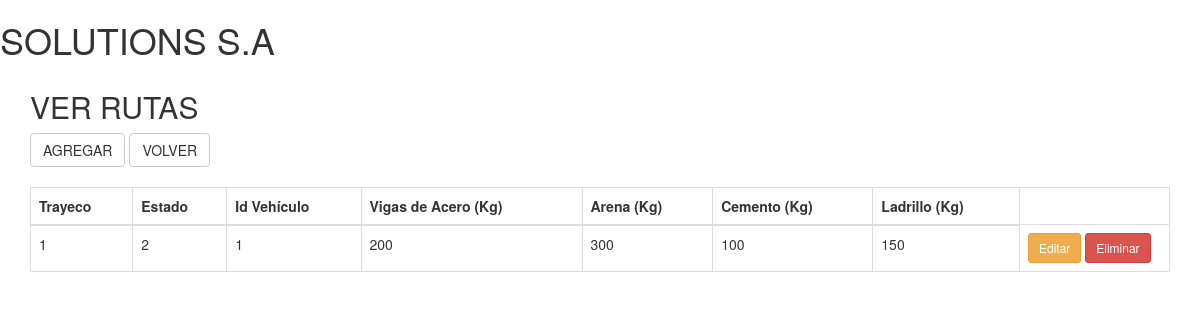
Page /rutas.php on the committed database.
### tables this page shows
CREATE TABLE `rutas` (
  `idRuta` int(5) NOT NULL,
  `idTrayecto` int(5) DEFAULT NULL,
  `idEstado` int(5) DEFAULT NULL,
  `idVehiculo` int(5) DEFAULT NULL,
  `VigasAcero` int(100) DEFAULT NULL,
  `Arena` int(100) DEFAULT NULL,
  `Cemento` int(100) DEFAULT NULL,
  `Ladrillo` int(100) DEFAULT NULL
);

### controlador/rutas-controlador.php (called while the page is built)
<?php
require_once("modelo/rutas-modelo.php");
$rutas=new RutasModelo();
$matrizRuta = $rutas->getRutas();
require_once("vista/rutas-view.php");
?>

### modelo/paginacion.php (called while the page is built, shortened)
<?php
	require_once("conexion.php");
	$base = Conectar::conexion();
	$numeroPaginas = 3;
	if (isset($_GET["pagina"])) {
		if ($_GET["pagina == 1"]) {
			header("location:index.php");
		}else{
			$pagina = $_GET["pagina"];
		}
	}else{
		$pagina = 1;
	}
	$sqlTotal = "select * from personas";
	$resultado = $base->prepare($sqlTotal);
	$resultado -> execute(array());
	$numFilas = $resultado->rowCount();
?>

### modelo/rutas-modelo.php (called while the page is built)
<?php
	class RutasModelo{
		private $db;
		private $rutas;
		function __construct(){
			require_once("modelo/conexion.php");
			$this->db=Conectar::conexion();
			$this->rutas=array();
		}
		public function getRutas(){
			require("paginacion.php");
			$consulta = $this->db->query("SELECT * FROM rutas;");
			while($filas=$consulta->fetch(PDO::FETCH_ASSOC)){
				$this->rutas[]=$filas;
			}
			return $this->rutas;
		}
	}
?>

### modelo/conexion.php (called while the page is built)
<?php
class Conectar{
	public static function conexion(){
		try{
			$conexion = new PDO("mysql:host=localhost; dbname=solutionsa","root","adminadmin");
			$conexion -> exec("SET CHARACTER SET UTF8");
		}catch(Exception $e){
			die("ERROR" . $e->getMessage());
			echo "Linea de Error " . $e->getLine;
		}
		return $conexion;
	}
}
?>

### vista/rutas-view.php (the view, shortened to what this page needs)
<div class="container">
<div class="row">
<div class="col-md-12">
		<h2>VER RUTAS</h2>
  <a data-toggle="modal" href="#myModal" class="btn btn-default">AGREGAR</a>
  <a href="index.php" class="btn btn-default">VOLVER</a>
<br><br>
<table class="table table-bordered table-hover">
		<thead>
			<tr>
				<th>Trayeco</th>
				<th>Estado</th>
				<th>Id Vehículo</th>
				<th>Vigas de Acero (Kg)</th>
				<th>Arena (Kg)</th>
        <th>Cemento (Kg)</th>
        <th>Ladrillo (Kg)</th>
			</tr>
		</thead>
		<?php
			foreach ($matrizRuta as $registro) {
				echo "<tr><td>" . $registro["idTrayecto"] . "</td>";
				echo "<td>" . $registro["idEstado"] . "</td>";
				echo "<td>" . $registro["idVehiculo"] . "</td>";
				echo "<td>" . $registro["VigasAcero"] . "</td>";
				echo "<td>" . $registro["Arena"] . "</td>";
        echo "<td>" . $registro["Cemento"] . "</td>";
        echo "<td>" . $registro["Ladrillo"] . "</td>";
			?>
			<td style="width:150px;">
			<a href="vista/editarRutas.php?id=<?php echo $registro["idRuta"];?>" class="btn btn-sm btn-warning">Editar</a>
		<a href="#" id="del-<?php echo $registro["idRuta"];?>" class="btn btn-sm btn-danger">Eliminar</a>
	</td>
</tr>
<?php
			}
		?>
	</table>
</div>
</div>
</div>

### rows in the picture
rutas: idTrayecto "1", idEstado "2", idVehiculo "1", VigasAcero "200", Arena "300", Cemento "100", Ladrillo "150"
